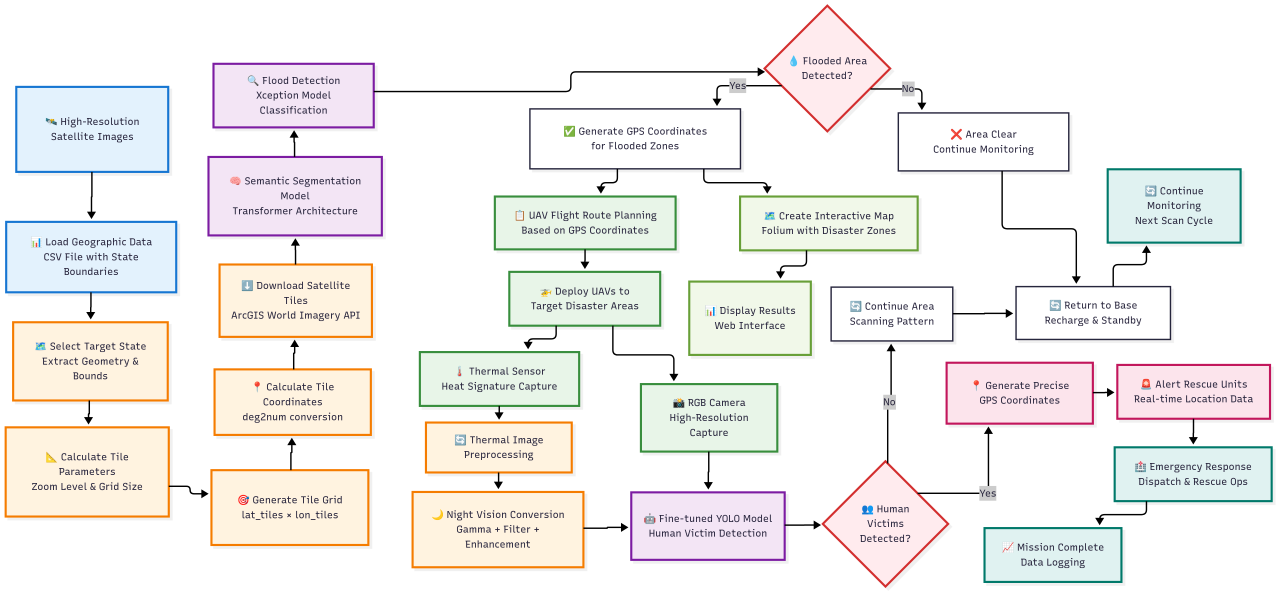
#> input picture src/images/work-flow.png, 3840 x 1781 px (shown at 1/3 size); its folder holds only this picture in this run
$ python -i image_processing.py   (imports and definitions only)
#> lines starting #> are read from the running program, lines starting #| are printed output that depends on the picture
import numpy as np
import cv2
import requests
from PIL import Image
import io
import streamlit as st

# [60 lines left out: functions process_satellite_image, fetch_satellite_image, generate_mock_satellite_image, preprocess_image, resize_image, not called in this run]

def enhance_contrast(image):
    """Enhance image contrast"""
    lab = cv2.cvtColor(image, cv2.COLOR_RGB2LAB)
#> lab: shape (1781, 3840, 3); mean of channels 0, 1, 2 241.9, 128.7, 129.3
    l, a, b = cv2.split(lab)
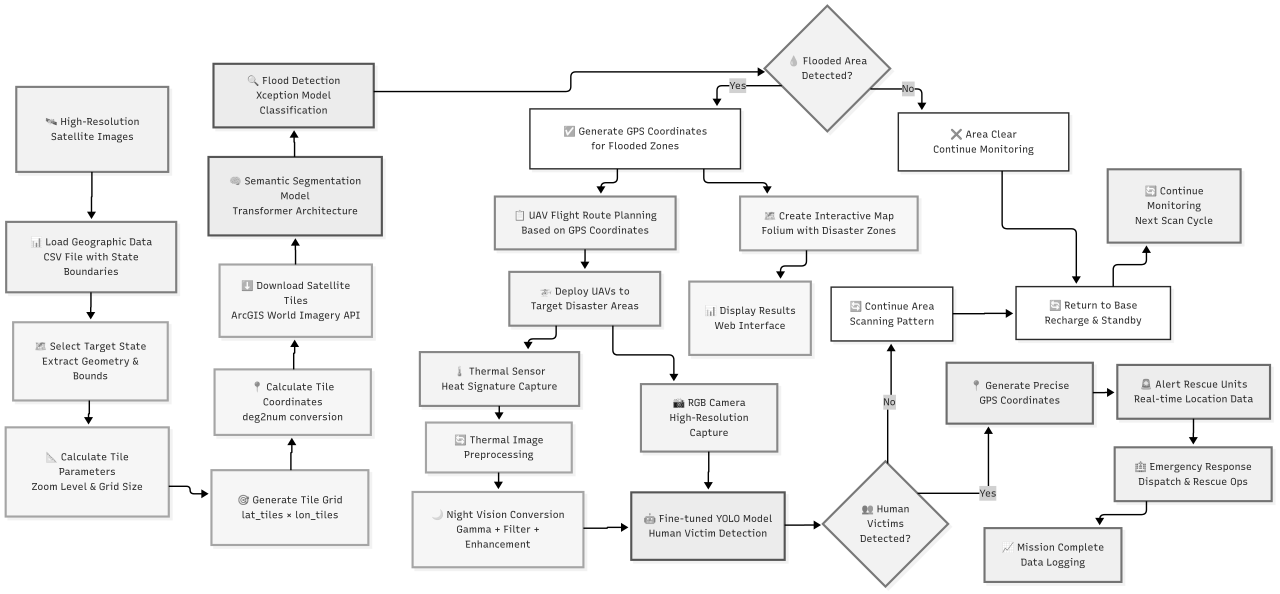
#> l: shape (1781, 3840) (shown at 1/3 size); min 0, max 255, mean 241.9
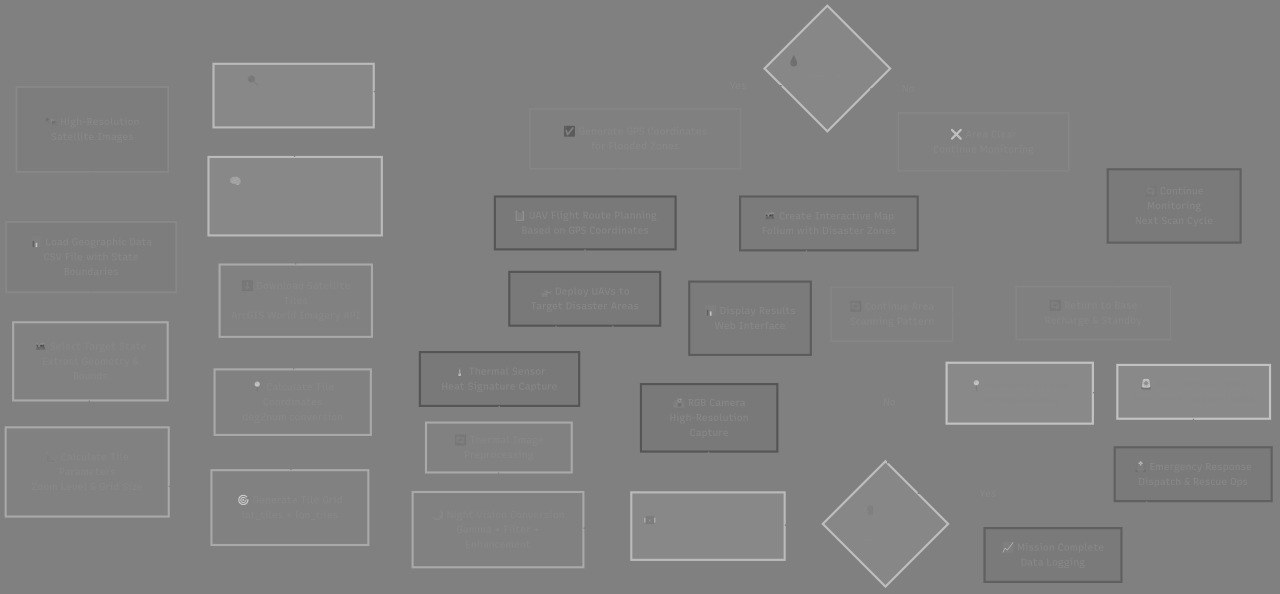
#> a: shape (1781, 3840) (shown at 1/3 size); min 69, max 204, mean 128.7
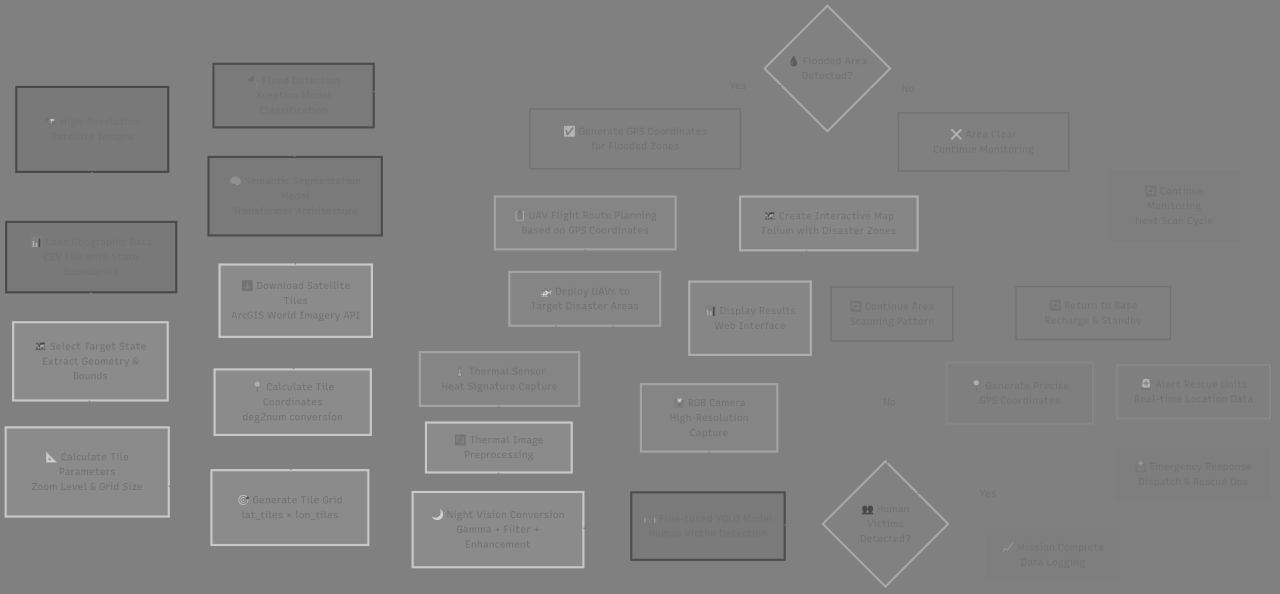
#> b: shape (1781, 3840) (shown at 1/3 size); min 62, max 213, mean 129.3
    l = cv2.createCLAHE(clipLimit=2.0, tileGridSize=(8,8)).apply(l)
    enhanced = cv2.merge([l, a, b])
#> enhanced: shape (1781, 3840, 3); mean of channels 0, 1, 2 240.7, 128.7, 129.3
    return cv2.cvtColor(enhanced, cv2.COLOR_LAB2RGB)

>>> import cv2
>>> picture = cv2.cvtColor(cv2.imread('../src/images/work-flow.png'), cv2.COLOR_BGR2RGB)
>>> result = enhance_contrast(picture)
